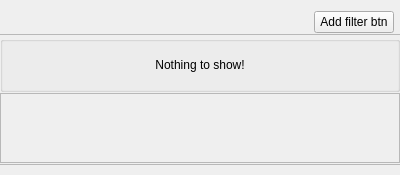
<?xml version="1.0" encoding="UTF-8"?>
<ui version="4.0">
 <class>C_CamMosFilterWidget</class>
 <widget class="QWidget" name="C_CamMosFilterWidget">
  <property name="geometry">
   <rect>
    <x>0</x>
    <y>0</y>
    <width>400</width>
    <height>175</height>
   </rect>
  </property>
  <property name="windowTitle">
   <string>C_CamMosFilterWidget</string>
  </property>
  <layout class="QVBoxLayout" name="verticalLayout" stretch="0,1">
   <property name="spacing">
    <number>0</number>
   </property>
   <property name="leftMargin">
    <number>0</number>
   </property>
   <property name="topMargin">
    <number>0</number>
   </property>
   <property name="rightMargin">
    <number>0</number>
   </property>
   <property name="bottomMargin">
    <number>0</number>
   </property>
   <item>
    <widget class="stw_opensyde_gui_elements::C_CamOgeWiSettingSubSection" name="pc_WiHeader" native="true"/>
   </item>
   <item>
    <widget class="QWidget" name="pc_WiContent" native="true">
     <property name="minimumSize">
      <size>
       <width>0</width>
       <height>165</height>
      </size>
     </property>
     <property name="maximumSize">
      <size>
       <width>16777215</width>
       <height>165</height>
      </size>
     </property>
     <layout class="QVBoxLayout" name="verticalLayout_2">
      <property name="spacing">
       <number>1</number>
      </property>
      <property name="leftMargin">
       <number>0</number>
      </property>
      <property name="topMargin">
       <number>1</number>
      </property>
      <property name="rightMargin">
       <number>0</number>
      </property>
      <property name="bottomMargin">
       <number>10</number>
      </property>
      <item>
       <layout class="QHBoxLayout" name="horizontalLayout">
        <property name="leftMargin">
         <number>6</number>
        </property>
        <property name="rightMargin">
         <number>6</number>
        </property>
        <item>
         <spacer name="horizontalSpacer">
          <property name="orientation">
           <enum>Qt::Horizontal</enum>
          </property>
          <property name="sizeHint" stdset="0">
           <size>
            <width>0</width>
            <height>0</height>
           </size>
          </property>
         </spacer>
        </item>
        <item>
         <widget class="stw_opensyde_gui_elements::C_CamOgePubSettingsAdd" name="pc_BtnAdd">
          <property name="text">
           <string>Add filter btn</string>
          </property>
         </widget>
        </item>
       </layout>
      </item>
      <item>
       <widget class="stw_opensyde_gui_elements::C_OgeFraSeparator" name="pc_FrameTop">
        <property name="minimumSize">
         <size>
          <width>0</width>
          <height>1</height>
         </size>
        </property>
        <property name="maximumSize">
         <size>
          <width>16777215</width>
          <height>1</height>
         </size>
        </property>
        <property name="frameShape">
         <enum>QFrame::StyledPanel</enum>
        </property>
        <property name="frameShadow">
         <enum>QFrame::Raised</enum>
        </property>
       </widget>
      </item>
      <item>
       <widget class="stw_opensyde_gui_elements::C_OgeGbxTransparent" name="pc_GroupBoxNoElements">
        <property name="title">
         <string/>
        </property>
        <layout class="QHBoxLayout" name="horizontalLayout_4">
         <item>
          <spacer name="horizontalSpacer_4">
           <property name="orientation">
            <enum>Qt::Horizontal</enum>
           </property>
           <property name="sizeHint" stdset="0">
            <size>
             <width>0</width>
             <height>0</height>
            </size>
           </property>
          </spacer>
         </item>
         <item>
          <layout class="QVBoxLayout" name="verticalLayout_9">
           <item>
            <spacer name="verticalSpacer_2">
             <property name="orientation">
              <enum>Qt::Vertical</enum>
             </property>
             <property name="sizeHint" stdset="0">
              <size>
               <width>20</width>
               <height>40</height>
              </size>
             </property>
            </spacer>
           </item>
           <item>
            <widget class="stw_opensyde_gui_elements::C_OgeLabGenericNoPaddingNoMargins" name="pc_LabNoFilter">
             <property name="text">
              <string>Nothing to show!</string>
             </property>
             <property name="alignment">
              <set>Qt::AlignCenter</set>
             </property>
            </widget>
           </item>
           <item>
            <spacer name="verticalSpacer_3">
             <property name="orientation">
              <enum>Qt::Vertical</enum>
             </property>
             <property name="sizeHint" stdset="0">
              <size>
               <width>20</width>
               <height>40</height>
              </size>
             </property>
            </spacer>
           </item>
          </layout>
         </item>
         <item>
          <spacer name="horizontalSpacer_5">
           <property name="orientation">
            <enum>Qt::Horizontal</enum>
           </property>
           <property name="sizeHint" stdset="0">
            <size>
             <width>0</width>
             <height>0</height>
            </size>
           </property>
          </spacer>
         </item>
        </layout>
       </widget>
      </item>
      <item>
       <layout class="QVBoxLayout" name="verticalLayout_3">
        <item>
         <widget class="stw_opensyde_gui_elements::C_OgeTransparentScrollArea" name="pc_ScrollArea">
          <property name="widgetResizable">
           <bool>true</bool>
          </property>
          <widget class="stw_opensyde_gui_elements::C_OgeWiOnlyBackground" name="pc_ScrollAreaContents">
           <property name="geometry">
            <rect>
             <x>0</x>
             <y>0</y>
             <width>396</width>
             <height>54</height>
            </rect>
           </property>
           <layout class="QVBoxLayout" name="verticalLayout_5">
            <property name="spacing">
             <number>0</number>
            </property>
            <property name="leftMargin">
             <number>0</number>
            </property>
            <property name="topMargin">
             <number>0</number>
            </property>
            <property name="rightMargin">
             <number>0</number>
            </property>
            <property name="bottomMargin">
             <number>0</number>
            </property>
            <item>
             <layout class="QVBoxLayout" name="pc_LayoutContents">
              <item>
               <spacer name="verticalSpacer">
                <property name="orientation">
                 <enum>Qt::Vertical</enum>
                </property>
                <property name="sizeHint" stdset="0">
                 <size>
                  <width>0</width>
                  <height>0</height>
                 </size>
                </property>
               </spacer>
              </item>
             </layout>
            </item>
           </layout>
          </widget>
         </widget>
        </item>
       </layout>
      </item>
      <item>
       <widget class="stw_opensyde_gui_elements::C_OgeFraSeparator" name="pc_FrameBottom">
        <property name="minimumSize">
         <size>
          <width>0</width>
          <height>1</height>
         </size>
        </property>
        <property name="maximumSize">
         <size>
          <width>16777215</width>
          <height>1</height>
         </size>
        </property>
        <property name="frameShape">
         <enum>QFrame::StyledPanel</enum>
        </property>
        <property name="frameShadow">
         <enum>QFrame::Raised</enum>
        </property>
       </widget>
      </item>
     </layout>
    </widget>
   </item>
  </layout>
 </widget>
 <customwidgets>
  <customwidget>
   <class>stw_opensyde_gui_elements::C_CamOgePubSettingsAdd</class>
   <extends>QPushButton</extends>
   <header>C_CamOgePubSettingsAdd.h</header>
  </customwidget>
  <customwidget>
   <class>stw_opensyde_gui_elements::C_OgeWiOnlyBackground</class>
   <extends>QWidget</extends>
   <header>C_OgeWiOnlyBackground.h</header>
   <container>1</container>
  </customwidget>
  <customwidget>
   <class>stw_opensyde_gui_elements::C_OgeFraSeparator</class>
   <extends>QFrame</extends>
   <header>C_OgeFraSeparator.h</header>
   <container>1</container>
  </customwidget>
  <customwidget>
   <class>stw_opensyde_gui_elements::C_CamOgeWiSettingSubSection</class>
   <extends>QWidget</extends>
   <header>C_CamOgeWiSettingSubSection.h</header>
   <container>1</container>
  </customwidget>
  <customwidget>
   <class>stw_opensyde_gui_elements::C_OgeTransparentScrollArea</class>
   <extends>QScrollArea</extends>
   <header>C_OgeTransparentScrollArea.h</header>
   <container>1</container>
  </customwidget>
  <customwidget>
   <class>stw_opensyde_gui_elements::C_OgeLabGenericNoPaddingNoMargins</class>
   <extends>QLabel</extends>
   <header>C_OgeLabGenericNoPaddingNoMargins.h</header>
  </customwidget>
  <customwidget>
   <class>stw_opensyde_gui_elements::C_OgeGbxTransparent</class>
   <extends>QGroupBox</extends>
   <header>C_OgeGbxTransparent.h</header>
   <container>1</container>
  </customwidget>
 </customwidgets>
 <resources/>
 <connections/>
</ui>
